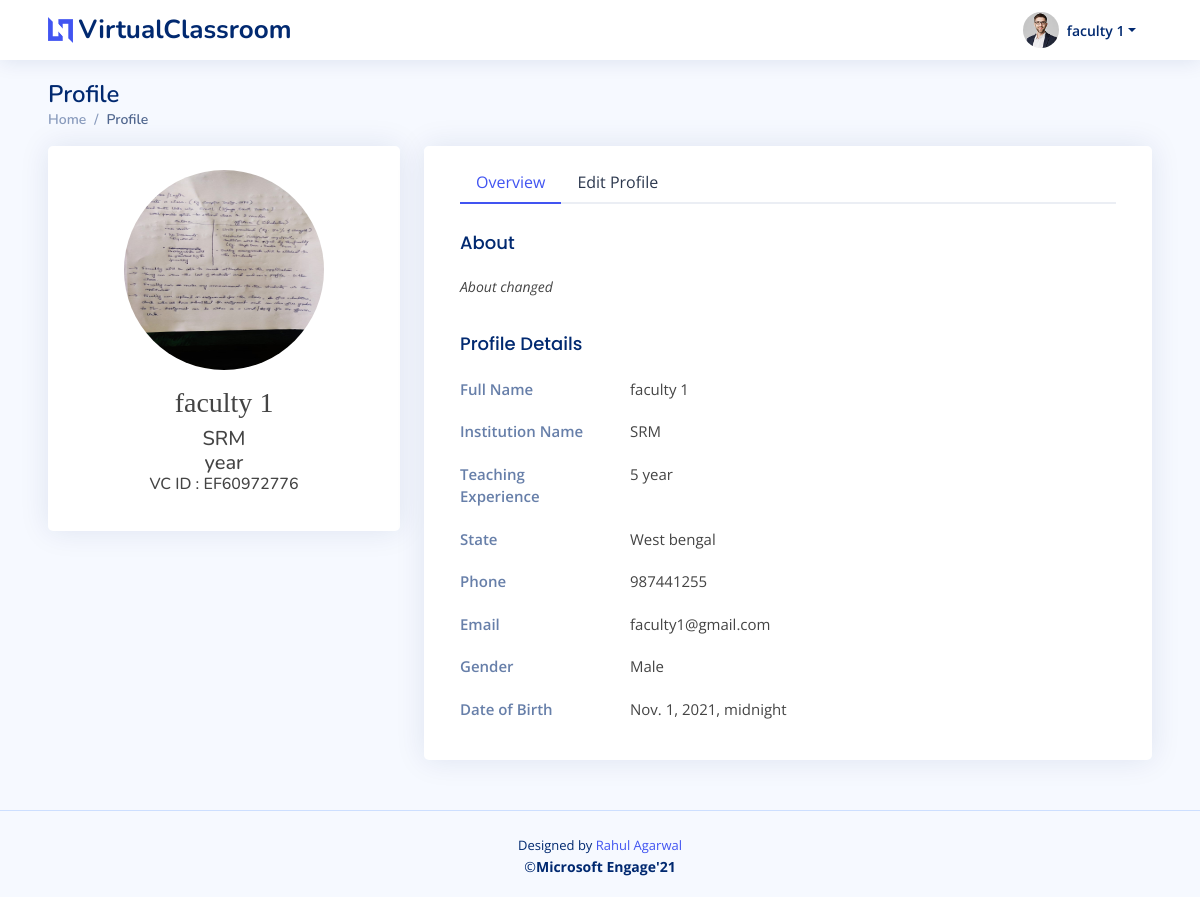
Screenshot of /faculty_profile/ (signed in) with the database file from the repository.
### myapp/models.py (models this page shows, shortened)
class FacultyDetails(models.Model):
    facultyId = models.ForeignKey(User,on_delete=models.CASCADE)
    facultyName = models.CharField(max_length=100,null=False)
    facultyPhone = PhoneNumberField(null=False, blank=False, unique=False, default='+91')
    facultyGender = models.CharField(max_length=20,null=True)
    facultyDOB = models.DateTimeField(default=datetime.now,null=True)
    facultyDesc = models.TextField(blank=False,null=True)
    facultyCollege = models.CharField(max_length=100,null=False)
    collegeState = models.CharField(max_length=50,null=False)
    experience = models.CharField(max_length=2,null=True)
    facultyPic = models.ImageField(upload_to='facultyPic/', null=True, blank=True)
    user_date = models.DateTimeField(default=datetime.now,null=True)

### myapp/views.py (the view, shortened to what this page needs)
# urls.py: path('faculty_profile/',views.facultyProfile,name='facultyProfile'),
@login_required
def facultyProfile(request):
    if request.user.is_active and request.user.is_staff and not request.user.is_superuser:
        user=request.user
        userDetails = FacultyDetails.objects.get(facultyId = user.pk)
        context={
            'userDetails' : userDetails,
        }
        return render(request,'faculty/facultyProfile.html',context)
    else:
        return redirect('facultyLogin')

### myapp/templates/faculty/facultyProfile.html (shortened to what this page needs)
{% extends 'base.html' %}
{% block content %}
  <header id="header" class="header fixed-top d-flex align-items-center px-lg-5">
    <div class="d-flex align-items-center justify-content-between">
      <a href="{% url 'facultyDashboard' %}" class="logo d-flex align-items-center">
        <img src="assets/img/logo.png" alt="">
        <span class="d-none d-lg-block">VirtualClassroom</span>
      </a>
    </div>
    <nav class="header-nav ms-auto">
      <ul class="d-flex align-items-center">
        <li class="nav-item dropdown pe-3">
          <a class="nav-link nav-profile d-flex align-items-center pe-0" href="#" data-bs-toggle="dropdown">
            <img src="assets/img/profile-img.jpg" alt="Profile" class="rounded-circle">
            <span class="d-none d-md-block dropdown-toggle ps-2">{{user.first_name}} {{user.last_name}}</span>
          </a>
        </li>
      </ul>
    </nav>
  </header>
  <main id="main" class="main px-lg-5">
    <div class="pagetitle">
      <h1>Profile</h1>
      <nav>
        <ol class="breadcrumb">
          <li class="breadcrumb-item"><a href="{% url 'facultyDashboard' %}">Home</a></li>
          <li class="breadcrumb-item active">Profile</li>
        </ol>
      </nav>
    </div>
    <section class="section profile">
      <div class="row">
        <div class="col-xl-4">
          <div class="card">
              <div class="card-body  align-items-center">
              <div class=" text-center py-3 mx-1 mt-2" style="border-radius:10px;">
                <div class="px-4">
                  <div class="m-auto ">
                    <div class="user-profile-photo  m-auto " style="border:50%; height:200px; width:200px;">
                      <img src="{{ userDetails.facultyPic.url }}" style="border:50%; height:200px; width:200px;" alt="" class="rounded-circle">
                    </div>
                  </div>
                  <div class="">
                    <h3  class="mt-3" style="font-family:impact;"> {{user.first_name}} {{user.last_name}}</h3>
                    <h5 class="my-0">{{ userDetails.facultyCollege }}</h5>
                    <h5 class="my-0">{{userDetails.facultyDepartment}} year</h5>
                    <h6 class="my-0">VC ID : {{userDetails.facultyId}}</h6>
                  </div>
                </div>
              </div>
            </div>
          </div>
        </div>
        <div class="col-xl-8">
          <div class="card px-3">
            <div class="card-body pt-3">
              <ul class="nav nav-tabs nav-tabs-bordered">
                <li class="nav-item">
                  <button class="nav-link active" data-bs-toggle="tab" data-bs-target="#profile-overview">Overview</button>
                </li>
                <li class="nav-item">
                  <button class="nav-link" data-bs-toggle="tab" data-bs-target="#profile-edit">Edit Profile</button>
                </li>
              </ul>
              <div class="tab-content pt-2">
                <div class="tab-pane fade show active profile-overview" id="profile-overview">
                  <h5 class="card-title">About</h5>
                  <p class="small fst-italic">{{userDetails.facultyDesc}}</p>
                  <h5 class="card-title">Profile Details</h5>
                  <div class="row">
                    <div class="col-lg-3 col-md-4 label ">Full Name</div>
                    <div class="col-lg-9 col-md-8">{{user.first_name}} {{user.last_name}}</div>
                  </div>
                  <div class="row">
                    <div class="col-lg-3 col-md-4 label">Institution Name</div>
                    <div class="col-lg-9 col-md-8">{{userDetails.facultyCollege}}</div>
                  </div>
                  <div class="row">
                    <div class="col-lg-3 col-md-4 label">Teaching Experience</div>
                    <div class="col-lg-9 col-md-8">{{userDetails.experience}} year</div>
                  </div>
                  <div class="row">
                    <div class="col-lg-3 col-md-4 label">State</div>
                    <div class="col-lg-9 col-md-8">{{userDetails.collegeState}}</div>
                  </div>
                  <div class="row">
                    <div class="col-lg-3 col-md-4 label">Phone</div>
                    <div class="col-lg-9 col-md-8">{{userDetails.facultyPhone}}</div>
                  </div>
                  <div class="row">
                    <div class="col-lg-3 col-md-4 label">Email</div>
                    <div class="col-lg-9 col-md-8">{{user.email}}</div>
                  </div>
                  <div class="row">
                    <div class="col-lg-3 col-md-4 label ">Gender</div>
                    <div class="col-lg-9 col-md-8">{{userDetails.facultyGender}}</div>
                  </div>
                  <div class="row">
                    <div class="col-lg-3 col-md-4 label ">Date of Birth</div>
                    <div class="col-lg-9 col-md-8">{{userDetails.facultyDOB}}</div>
                  </div>
                </div>
              </div>
            </div>
          </div>
        </div>
      </div>
    </section>
  </main>
  {% include 'partials/_footer.html'%}
  {% endblock %}

### static/css/style.css (style rules this page uses)
:root { scroll-behavior: smooth; }
body { font-family: "Open Sans", sans-serif; background: #f6f9ff; color: #444444; }
a { color: #4154f1; text-decoration: none; }
h1, h2, h3, h4, h5, h6 { font-family: "Nunito", sans-serif; }
#main { margin-top: 60px; padding: 20px 30px; transition: all 0.3s; }
.pagetitle { margin-bottom: 10px; }
.pagetitle h1 { font-size: 24px; margin-bottom: 0; font-weight: 600; color: #012970; }
.card { margin-bottom: 30px; border: none; border-radius: 5px; box-shadow: 0px 0 30px rgba(1, 41, 112, 0.1); overflow: hidden; }
.card-title { padding: 20px 0 15px 0; font-size: 18px; font-weight: 500; color: #012970; font-family: "Poppins", sans-serif; }
.card-body { padding: 0 20px 20px 20px; }
.breadcrumb { font-size: 14px; font-family: "Nunito", sans-serif; color: #899bbd; font-weight: 600; }
.breadcrumb a { color: #899bbd; transition: 0.3s; }
.breadcrumb .breadcrumb-item::before { color: #899bbd; }
.breadcrumb .active { color: #51678f; font-weight: 600; }
.nav-tabs-bordered { border-bottom: 2px solid #ebeef4; }
.nav-tabs-bordered .nav-link { margin-bottom: -2px; border: none; color: #2c384e; }
.nav-tabs-bordered .nav-link.active { background-color: #fff; color: #4154f1; border-bottom: 2px solid #4154f1; }
.logo { line-height: 1; }
@media (min-width: 1200px) { .logo { width: 280px; } }
.logo img { max-height: 26px; margin-right: 6px; }
.logo span { font-size: 26px; font-weight: 700; color: #012970; font-family: "Nunito", sans-serif; }
.header { transition: all 0.5s; z-index: 997; height: 60px; box-shadow: 0px 2px 20px rgba(1, 41, 112, 0.1); background-color: #fff; padding-left: 20px; }
.header-nav ul { list-style: none; }
.header-nav > ul { margin: 0; padding: 0; }
.header-nav .nav-profile { color: #012970; }
.header-nav .nav-profile img { max-height: 36px; }
.header-nav .nav-profile span { font-size: 14px; font-weight: 600; }
@media (min-width: 1200px) { #main, #footer { margin-left: 0px; } }
.profile .profile-overview .row { margin-bottom: 20px; font-size: 15px; }
.profile .profile-overview .card-title { color: #012970; }
.profile .profile-overview .label { font-weight: 600; color: rgba(1, 41, 112, 0.6); }

### rows the page displays
FacultyDetails: facultyPic (picture), facultyCollege "SRM", facultyId "EF60972776", facultyDesc "About changed", experience "5", collegeState "West bengal", facultyPhone "987441255", facultyGender "Male", facultyDOB "Nov. 1, 2021, midnight"

### other values shown
{{ user.first_name }} "faculty"
{{ user.last_name }} "1"
{{ user.email }} "faculty1@gmail.com"
